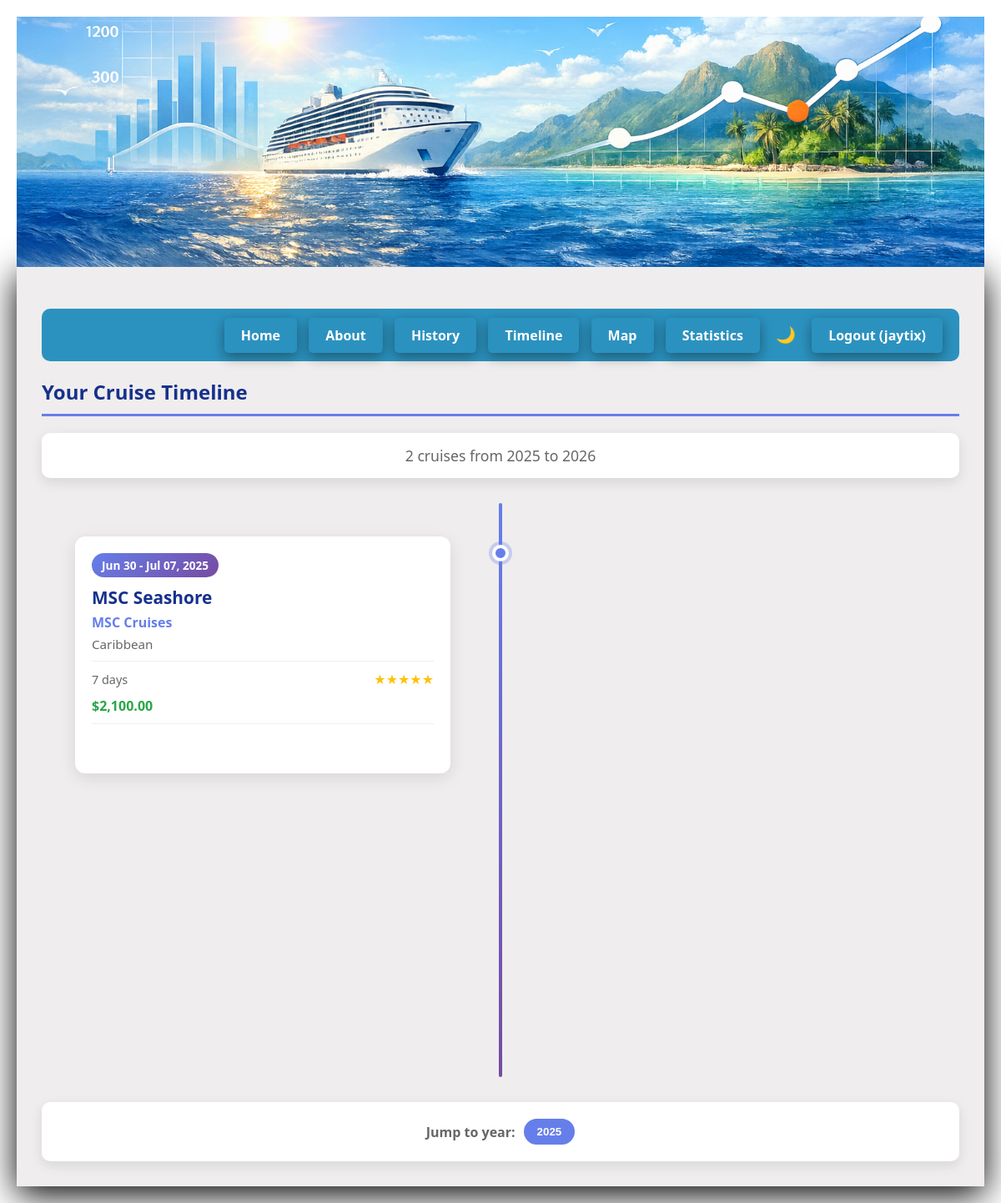
Page /timeline (signed in) on the committed database.
### app.py (models this page shows, shortened)
class UserPreference(db.Model):
    id = db.Column(db.Integer, primary_key=True)
    user_id = db.Column(db.Integer, db.ForeignKey('user.id'), nullable=False, unique=True)
    dark_mode = db.Column(db.Boolean, default=False)
    yearly_budget = db.Column(db.Float, nullable=True)
    default_view = db.Column(db.String(20), default='table')
    user = db.relationship('User', backref=db.backref('preferences', uselist=False))

class User(UserMixin, db.Model):
    id = db.Column(db.Integer, primary_key=True)
    username = db.Column(db.String(80), unique=True, nullable=False)
    email = db.Column(db.String(120), unique=True, nullable=False)
    password_hash = db.Column(db.String(200), nullable=False)
    cruises = db.relationship('CruiseHistory', backref='user', lazy=True)

class CruiseHistory(db.Model):
    cruiseid = db.Column(db.Integer, primary_key=True)
    begindate = db.Column(db.Date, nullable=False)
    enddate = db.Column(db.Date, nullable=False)
    cruiseline_id = db.Column(db.Integer, db.ForeignKey('cruise_line.id'), nullable=False)
    ship_id = db.Column(db.Integer, db.ForeignKey('ship.id'), nullable=False)
    region_id = db.Column(db.Integer, db.ForeignKey('region.id'), nullable=False)
    user_id = db.Column(db.Integer, db.ForeignKey('user.id'), nullable=False)
    cabin_number = db.Column(db.String(20), nullable=True)
    cabin_type = db.Column(db.String(30), nullable=True)  # interior, oceanview, balcony, suite, etc.
    deck = db.Column(db.String(50), nullable=True)
    cost = db.Column(db.Float, nullable=True)
    notes = db.Column(db.Text, nullable=True)
    rating = db.Column(db.Integer, nullable=True)
    cruiseline = db.relationship('CruiseLine', backref='cruises')
    ship = db.relationship('Ship', backref='cruises')
    region = db.relationship('Region', backref='cruises')

class Ship(db.Model):
    id = db.Column(db.Integer, primary_key=True)
    name = db.Column(db.String(100), nullable=False)
    cruiseline_id = db.Column(db.Integer, db.ForeignKey('cruise_line.id'), nullable=False)

class CruiseLine(db.Model):
    id = db.Column(db.Integer, primary_key=True)
    name = db.Column(db.String(100), unique=True, nullable=False)
    ships = db.relationship('Ship', backref='cruiseline', lazy=True)

class Region(db.Model):
    id = db.Column(db.Integer, primary_key=True)
    name = db.Column(db.String(100), unique=True, nullable=False)

### app.py (the view)
@app.route('/timeline')
@login_required
def timeline():
    cruises = CruiseHistory.query.filter_by(user_id=current_user.id)\
        .order_by(CruiseHistory.begindate.asc()).all()
    timeline_data = []
    for cruise in cruises:
        duration = (cruise.enddate - cruise.begindate).days
        cover_photo = None
        if cruise.photos:
            cover = next((p for p in cruise.photos if p.is_cover), None)
            if cover:
                cover_photo = cover.filename
            elif cruise.photos:
                cover_photo = cruise.photos[0].filename
        timeline_data.append({
            'id': cruise.cruiseid,
            'ship': cruise.ship.name,
            'cruiseline': cruise.cruiseline.name,
            'region': cruise.region.name,
            'begindate': cruise.begindate.isoformat(),
            'enddate': cruise.enddate.isoformat(),
            'begin_display': cruise.begindate.strftime('%b %d, %Y'),
            'end_display': cruise.enddate.strftime('%b %d, %Y'),
            'duration': duration,
            'rating': cruise.rating,
            'cost': cruise.cost,
            'cover_photo': cover_photo
        })
    return render_template('timeline.html', cruises=cruises, timeline_data=timeline_data)

### app.py (called while the page is built)
@login_manager.user_loader
def load_user(user_id):
    return User.query.get(int(user_id))

### templates/timeline.html (shortened to what this page needs)
{% extends "base.html" %}
{% block content %}
    <h2>Your Cruise Timeline</h2>
    {% if cruises %}
        <div class="timeline-stats">
            <p>{{ cruises|length }} cruises from {{ cruises[0].begindate.strftime('%Y') }} to {{ cruises[-1].enddate.strftime('%Y') }}</p>
        </div>
        <div class="timeline-container">
            <div class="timeline-line"></div>
            {% for cruise in cruises %}
            <div class="timeline-item {{ 'left' if loop.index % 2 == 1 else 'right' }}">
                <div class="timeline-dot"></div>
                <div class="timeline-card clickable-card"
                     data-year="{{ cruise.begindate.year }}"
                     data-cruise-id="{{ cruise.cruiseid }}"
                     data-begin-date="{{ cruise.begindate }}"
                     data-end-date="{{ cruise.enddate }}"
                     data-cruiseline-name="{{ cruise.cruiseline.name }}"
                     data-ship-name="{{ cruise.ship.name }}"
                     data-region-name="{{ cruise.region.name }}"
                     data-cabin-number="{{ cruise.cabin_number or 'Not specified' }}"
                     data-deck="{{ cruise.deck or 'Not specified' }}"
                     data-cost="{{ cruise.cost or 'Not specified' }}"
                     data-rating="{{ cruise.rating or 'Not rated' }}"
                     data-notes="{{ cruise.notes or 'No notes' }}">
                    <div class="timeline-card-content">
                        <span class="timeline-date">{{ cruise.begindate.strftime('%b %d') }} - {{ cruise.enddate.strftime('%b %d, %Y') }}</span>
                        <h4 class="timeline-ship">{{ cruise.ship.name }}</h4>
                        <p class="timeline-cruiseline">{{ cruise.cruiseline.name }}</p>
                        <p class="timeline-region">{{ cruise.region.name }}</p>
                        <div class="timeline-details">
                            <span class="timeline-duration">{{ (cruise.enddate - cruise.begindate).days }} days</span>
                            {% if cruise.rating %}
                            <span class="timeline-rating">{{ '★' * cruise.rating }}{{ '☆' * (5 - cruise.rating) }}</span>
                            {% endif %}
                        </div>
                        {% if cruise.cost %}
                        <p class="timeline-cost">${{ "{:,.2f}".format(cruise.cost) }}</p>
                        {% endif %}
                        <div class="timeline-card-actions">
                        </div>
                    </div>
                </div>
            </div>
            {% endfor %}
        </div>
        <div class="timeline-year-nav">
            <span>Jump to year:</span>
            {% set years = cruises|map(attribute='begindate')|map(attribute='year')|list|unique|list %}
            {% for year in years %}
            <button class="year-btn" data-year="{{ year }}">{{ year }}</button>
            {% endfor %}
        </div>
    {% else %}
        <div class="no-data-message">
            <p>No cruises yet. Start adding cruises to see your timeline!</p>
            <a href="{{ url_for('history') }}" class="btn-primary">Add Your First Cruise</a>
        </div>
    {% endif %}
{% endblock %}

### templates/base.html (shortened to what this page needs)
<!DOCTYPE html>
<html>
<head>
    <link rel="stylesheet" href="https://unpkg.com/leaflet@1.9.4/dist/leaflet.css" />
    <link rel="stylesheet" href="{{ url_for('static', filename='css/style.css') }}">
    {% if request.endpoint != "home" %}
        <img src="{{url_for('static', filename='images/banner.png') }}" class="smallbanner" alt="Histacruise Banner" style="display: block; margin-left: auto; margin-right: auto;" >
    {% endif %}
</head>
<body class="{{ 'dark-mode' if current_user.is_authenticated and current_user.preferences and current_user.preferences.dark_mode else '' }}">
    <div class="container">
        <nav>
            <a href="/">Home</a>
            <a href="/about">About</a>
            {% if current_user.is_authenticated %}
                <a href="/history">History</a>
                <a href="{{ url_for('timeline') }}">Timeline</a>
                <a href="{{ url_for('cruise_map') }}">Map</a>
                <a href="{{ url_for('statistics') }}">Statistics</a>
                <button id="darkModeToggle" class="dark-mode-btn" title="Toggle Dark Mode">{{ '🌙' if not (current_user.preferences and current_user.preferences.dark_mode) else '☀️' }}</button>
                <a href="{{ url_for('logout') }}">Logout ({{ current_user.username }})</a>
            {% else %}
                <a href="{{ url_for('login') }}">Login</a>
                <a href="{{ url_for('register') }}">Register</a>
            {% endif %}
        </nav>
        {% block content %}
        {% endblock %}
    </div>
</body>
</html>

### static/css/style.css (style rules this page uses)
* { margin: 0; padding: 0; box-sizing: border-box; }
body { font-family: 'Segoe UI', Tahoma, Geneva, Verdana, sans-serif; background-image: url('/static/images/beach_backdrop.jpg'); background-size: cover; background-position: center; min-height: 100vh; padding: 20px; }
.container { max-width: 1500px; margin: 0 auto; background: rgba(237, 235, 235, 0.893); border-radius: 0px; box-shadow: 0 10px 40px rgb(0, 0, 0); padding: 30px; }
h2 { color: #16318c; margin-bottom: 20px; border-bottom: 3px solid #667eea; padding-bottom: 10px; }
a { color: #667eea; text-decoration: none; font-weight: bold; }
.smallbanner { width: 100%; max-width: 1500px; max-height: 300px; border-radius: 0px; object-fit: cover; object-position: center; }
nav { background: #2b92bf; padding: 15px; border-radius: 10px; margin: 20px 0; text-align: right; }
nav a { color: rgb(255, 255, 255); text-decoration: none; padding: 10px 20px; margin: 0 5px; border-radius: 5px; transform: translateY(-2px); box-shadow: 0 5px 15px rgba(9, 9, 9, 0.4); }
.timeline-stats { text-align: center; padding: 15px; background: white; border-radius: 10px; margin-bottom: 30px; box-shadow: 0 5px 15px rgba(0, 0, 0, 0.1); }
.timeline-stats p { color: #666; font-size: 1.1em; }
.timeline-container { position: relative; padding: 20px 0; }
.timeline-line { position: absolute; left: 50%; top: 0; bottom: 0; width: 4px; background: linear-gradient(180deg, #667eea 0%, #764ba2 100%); transform: translateX(-50%); border-radius: 2px; }
.timeline-item { position: relative; width: 50%; padding: 20px 40px; opacity: 0; transform: translateY(30px); transition: all 0.5s ease; }
.timeline-item.visible { opacity: 1; transform: translateY(0); }
.timeline-item.left { left: 0; padding-right: 60px; text-align: right; }
.timeline-dot { position: absolute; width: 20px; height: 20px; background: #667eea; border: 4px solid white; border-radius: 50%; top: 30px; box-shadow: 0 0 0 4px rgba(102, 126, 234, 0.3); }
.timeline-item.left .timeline-dot { right: -10px; }
.timeline-card { background: white; border-radius: 12px; overflow: hidden; box-shadow: 0 5px 20px rgba(0, 0, 0, 0.1); transition: transform 0.3s, box-shadow 0.3s; }
.timeline-card-content { padding: 20px; text-align: left; }
.timeline-date { display: inline-block; background: linear-gradient(135deg, #667eea 0%, #764ba2 100%); color: white; padding: 5px 12px; border-radius: 20px; font-size: 0.85em; font-weight: bold; margin-bottom: 10px; }
.timeline-ship { color: #16318c; font-size: 1.3em; margin-bottom: 5px; }
.timeline-cruiseline { color: #667eea; font-weight: bold; margin-bottom: 5px; }
.timeline-region { color: #666; font-size: 0.95em; margin-bottom: 10px; }
.timeline-details { display: flex; justify-content: space-between; align-items: center; margin-top: 10px; padding-top: 10px; border-top: 1px solid #eee; }
.timeline-duration { color: #666; font-size: 0.9em; }
.timeline-rating { color: #ffc107; font-size: 1em; }
.timeline-cost { color: #28a745; font-weight: bold; margin-top: 10px; }
.timeline-year-nav { display: flex; flex-wrap: wrap; justify-content: center; align-items: center; gap: 10px; margin-top: 30px; padding: 20px; background: white; border-radius: 10px; box-shadow: 0 5px 15px rgba(0, 0, 0, 0.1); }
.timeline-year-nav span { color: #666; font-weight: bold; }
.year-btn { padding: 8px 16px; background: #667eea; color: white; border: none; border-radius: 20px; cursor: pointer; font-weight: bold; transition: background 0.3s, transform 0.2s; }
.dark-mode-btn { background: transparent; border: none; font-size: 1.2em; cursor: pointer; padding: 5px 10px; border-radius: 5px; transition: background 0.3s; }
.clickable-card { cursor: pointer; transition: transform 0.2s, box-shadow 0.2s; }
.timeline-card-actions { border-top: 1px solid #eee; padding-top: 10px; margin-top: 10px; }

### rows in the picture
UserPreference: dark_mode "🌙"
User: username "jaytix"
CruiseHistory: begindate "2025", begindate "Jun 30", enddate "Jul 07, 2025", ship.name "MSC Seashore", cruiseline.name "MSC Cruises", region.name "Caribbean", (cruise.enddate-cruise.begindate).days "7", rating "★★★★★", cost "2,100.00"
CruiseHistory: enddate "2026"

### other values in the picture
{{ cruises|length }} "2"
{{ year }} "2025"
